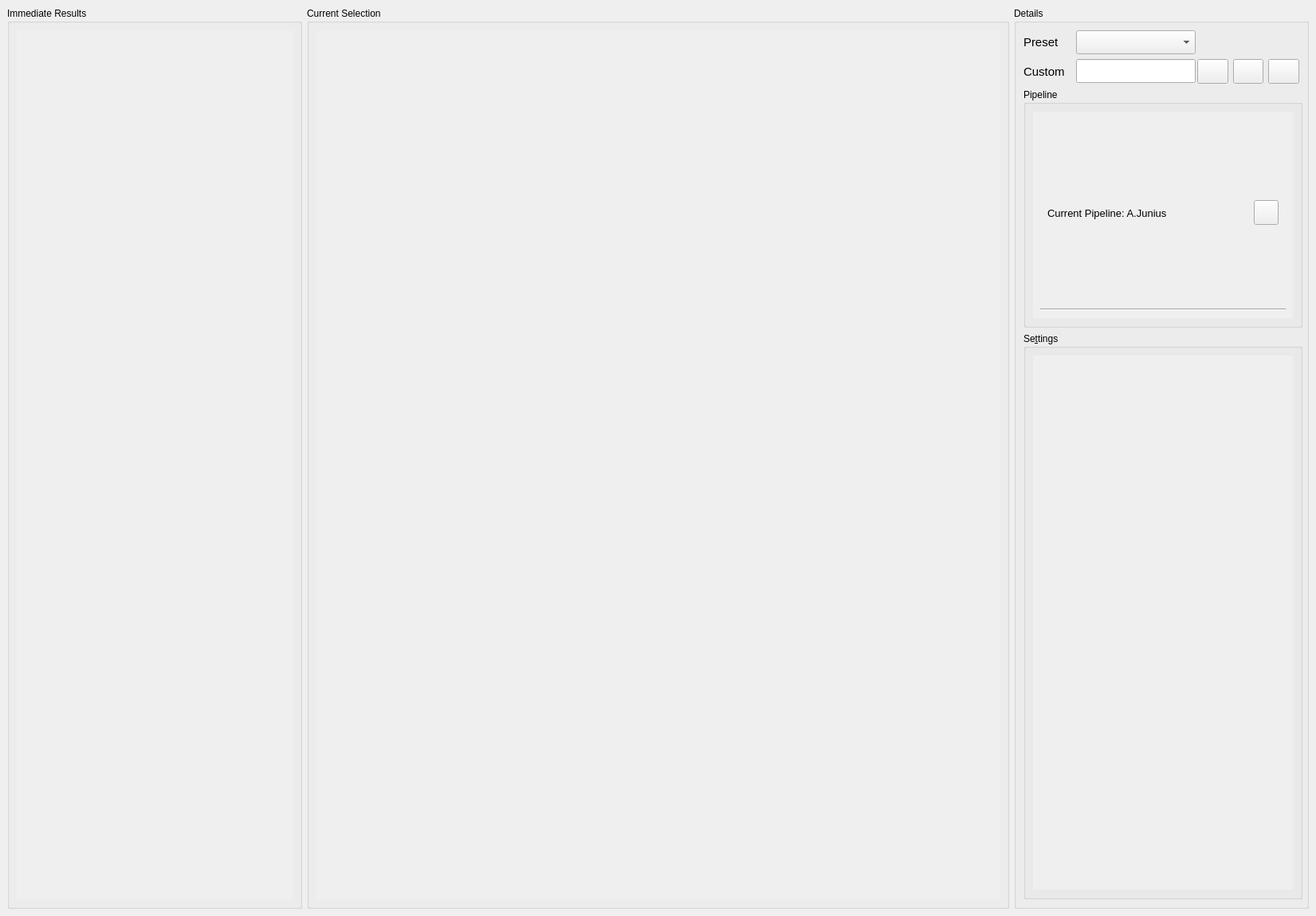
<?xml version="1.0" encoding="UTF-8"?>
<ui version="4.0">
 <class>MainWindow</class>
 <widget class="QMainWindow" name="MainWindow">
  <property name="geometry">
   <rect>
    <x>0</x>
    <y>0</y>
    <width>1651</width>
    <height>1149</height>
   </rect>
  </property>
  <property name="windowTitle">
   <string>MainWindow</string>
  </property>
  <widget class="QWidget" name="CentralView">
   <layout class="QVBoxLayout" name="verticalLayout_3">
    <item>
     <layout class="QHBoxLayout" name="main_window_layout">
      <item>
       <widget class="QGroupBox" name="left_panel">
        <property name="minimumSize">
         <size>
          <width>370</width>
          <height>500</height>
         </size>
        </property>
        <property name="maximumSize">
         <size>
          <width>300</width>
          <height>16777215</height>
         </size>
        </property>
        <property name="title">
         <string>Immediate Results</string>
        </property>
        <layout class="QVBoxLayout" name="verticalLayout_6">
         <item>
          <widget class="QScrollArea" name="left_scroll">
           <property name="frameShape">
            <enum>QFrame::NoFrame</enum>
           </property>
           <property name="widgetResizable">
            <bool>true</bool>
           </property>
           <widget class="QWidget" name="left_scroll_results">
            <property name="geometry">
             <rect>
              <x>0</x>
              <y>0</y>
              <width>354</width>
              <height>1093</height>
             </rect>
            </property>
            <layout class="QVBoxLayout" name="verticalLayout_10">
             <item>
              <layout class="QVBoxLayout" name="left_scroll_results_vbox_layout"/>
             </item>
            </layout>
           </widget>
          </widget>
         </item>
        </layout>
       </widget>
      </item>
      <item>
       <widget class="QGroupBox" name="mid_panel">
        <property name="minimumSize">
         <size>
          <width>300</width>
          <height>500</height>
         </size>
        </property>
        <property name="title">
         <string>Current Selection</string>
        </property>
        <layout class="QVBoxLayout" name="verticalLayout_7">
         <item>
          <widget class="QScrollArea" name="main_image_scroll">
           <property name="frameShape">
            <enum>QFrame::NoFrame</enum>
           </property>
           <property name="widgetResizable">
            <bool>true</bool>
           </property>
           <widget class="QWidget" name="main_scoll_vbox_layout">
            <property name="geometry">
             <rect>
              <x>0</x>
              <y>0</y>
              <width>869</width>
              <height>1093</height>
             </rect>
            </property>
            <layout class="QVBoxLayout" name="verticalLayout_8">
             <item>
              <widget class="QLabel" name="main_image_label">
               <property name="text">
                <string/>
               </property>
              </widget>
             </item>
            </layout>
           </widget>
          </widget>
         </item>
        </layout>
       </widget>
      </item>
      <item>
       <widget class="QGroupBox" name="right_panel">
        <property name="minimumSize">
         <size>
          <width>370</width>
          <height>500</height>
         </size>
        </property>
        <property name="maximumSize">
         <size>
          <width>300</width>
          <height>16777215</height>
         </size>
        </property>
        <property name="title">
         <string>Details</string>
        </property>
        <layout class="QGridLayout" name="gridLayout">
         <item row="0" column="0">
          <widget class="QLabel" name="fav_label">
           <property name="minimumSize">
            <size>
             <width>60</width>
             <height>0</height>
            </size>
           </property>
           <property name="maximumSize">
            <size>
             <width>80</width>
             <height>16777215</height>
            </size>
           </property>
           <property name="font">
            <font>
             <pointsize>11</pointsize>
            </font>
           </property>
           <property name="text">
            <string>Preset</string>
           </property>
          </widget>
         </item>
         <item row="0" column="1" colspan="2">
          <widget class="QComboBox" name="fav_pips_combo_box">
           <property name="minimumSize">
            <size>
             <width>150</width>
             <height>30</height>
            </size>
           </property>
           <property name="maximumSize">
            <size>
             <width>150</width>
             <height>16777215</height>
            </size>
           </property>
          </widget>
         </item>
         <item row="1" column="0">
          <widget class="QLabel" name="custom_label">
           <property name="minimumSize">
            <size>
             <width>60</width>
             <height>0</height>
            </size>
           </property>
           <property name="maximumSize">
            <size>
             <width>80</width>
             <height>16777215</height>
            </size>
           </property>
           <property name="font">
            <font>
             <pointsize>11</pointsize>
            </font>
           </property>
           <property name="text">
            <string>Custom</string>
           </property>
          </widget>
         </item>
         <item row="1" column="1" colspan="2">
          <widget class="QLineEdit" name="custom_line_edit">
           <property name="sizePolicy">
            <sizepolicy hsizetype="Preferred" vsizetype="Fixed">
             <horstretch>0</horstretch>
             <verstretch>0</verstretch>
            </sizepolicy>
           </property>
           <property name="minimumSize">
            <size>
             <width>150</width>
             <height>30</height>
            </size>
           </property>
           <property name="maximumSize">
            <size>
             <width>150</width>
             <height>16777215</height>
            </size>
           </property>
          </widget>
         </item>
         <item row="1" column="3">
          <widget class="QPushButton" name="new_btn">
           <property name="minimumSize">
            <size>
             <width>31</width>
             <height>31</height>
            </size>
           </property>
           <property name="text">
            <string/>
           </property>
          </widget>
         </item>
         <item row="1" column="4">
          <widget class="QPushButton" name="save_btn">
           <property name="minimumSize">
            <size>
             <width>31</width>
             <height>31</height>
            </size>
           </property>
           <property name="text">
            <string/>
           </property>
          </widget>
         </item>
         <item row="1" column="5">
          <widget class="QPushButton" name="delete_btn">
           <property name="minimumSize">
            <size>
             <width>31</width>
             <height>31</height>
            </size>
           </property>
           <property name="text">
            <string/>
           </property>
          </widget>
         </item>
         <item row="2" column="0" rowspan="2" colspan="6">
          <widget class="QGroupBox" name="pip_group">
           <property name="minimumSize">
            <size>
             <width>350</width>
             <height>300</height>
            </size>
           </property>
           <property name="maximumSize">
            <size>
             <width>16777215</width>
             <height>300</height>
            </size>
           </property>
           <property name="title">
            <string>Pipeline</string>
           </property>
           <layout class="QVBoxLayout" name="verticalLayout_2">
            <item>
             <widget class="QScrollArea" name="pip_scroll">
              <property name="frameShape">
               <enum>QFrame::NoFrame</enum>
              </property>
              <property name="widgetResizable">
               <bool>true</bool>
              </property>
              <widget class="QWidget" name="pip_scroll_vbox_layout">
               <property name="geometry">
                <rect>
                 <x>0</x>
                 <y>0</y>
                 <width>338</width>
                 <height>258</height>
                </rect>
               </property>
               <layout class="QVBoxLayout" name="verticalLayout_4">
                <item>
                 <layout class="QVBoxLayout" name="pip_widget_vbox_layout">
                  <property name="spacing">
                   <number>2</number>
                  </property>
                  <item>
                   <widget class="QWidget" name="widget" native="true">
                    <property name="font">
                     <font>
                      <underline>false</underline>
                     </font>
                    </property>
                    <layout class="QHBoxLayout" name="horizontalLayout">
                     <item>
                      <widget class="QLabel" name="current_pip_label">
                       <property name="font">
                        <font>
                         <pointsize>10</pointsize>
                        </font>
                       </property>
                       <property name="text">
                        <string>Current Pipeline: A.Junius</string>
                       </property>
                      </widget>
                     </item>
                     <item>
                      <widget class="QPushButton" name="add_btn">
                       <property name="minimumSize">
                        <size>
                         <width>31</width>
                         <height>31</height>
                        </size>
                       </property>
                       <property name="maximumSize">
                        <size>
                         <width>31</width>
                         <height>31</height>
                        </size>
                       </property>
                       <property name="text">
                        <string/>
                       </property>
                      </widget>
                     </item>
                    </layout>
                   </widget>
                  </item>
                  <item>
                   <widget class="Line" name="line">
                    <property name="orientation">
                     <enum>Qt::Horizontal</enum>
                    </property>
                   </widget>
                  </item>
                 </layout>
                </item>
               </layout>
              </widget>
             </widget>
            </item>
           </layout>
          </widget>
         </item>
         <item row="3" column="2">
          <spacer name="verticalSpacer">
           <property name="orientation">
            <enum>Qt::Vertical</enum>
           </property>
           <property name="sizeType">
            <enum>QSizePolicy::Fixed</enum>
           </property>
           <property name="sizeHint" stdset="0">
            <size>
             <width>0</width>
             <height>10</height>
            </size>
           </property>
          </spacer>
         </item>
         <item row="4" column="0" colspan="6">
          <widget class="QGroupBox" name="settings_group">
           <property name="enabled">
            <bool>true</bool>
           </property>
           <property name="sizePolicy">
            <sizepolicy hsizetype="Preferred" vsizetype="Expanding">
             <horstretch>0</horstretch>
             <verstretch>0</verstretch>
            </sizepolicy>
           </property>
           <property name="minimumSize">
            <size>
             <width>350</width>
             <height>400</height>
            </size>
           </property>
           <property name="acceptDrops">
            <bool>false</bool>
           </property>
           <property name="title">
            <string>Se&amp;ttings</string>
           </property>
           <property name="alignment">
            <set>Qt::AlignLeading|Qt::AlignLeft|Qt::AlignTop</set>
           </property>
           <property name="flat">
            <bool>false</bool>
           </property>
           <property name="checkable">
            <bool>false</bool>
           </property>
           <layout class="QVBoxLayout" name="verticalLayout">
            <item>
             <widget class="QScrollArea" name="setting_scroll">
              <property name="frameShape">
               <enum>QFrame::NoFrame</enum>
              </property>
              <property name="widgetResizable">
               <bool>true</bool>
              </property>
              <widget class="QWidget" name="settings_scroll_vbox_layout">
               <property name="geometry">
                <rect>
                 <x>0</x>
                 <y>0</y>
                 <width>338</width>
                 <height>667</height>
                </rect>
               </property>
               <layout class="QVBoxLayout" name="verticalLayout_5">
                <property name="topMargin">
                 <number>0</number>
                </property>
                <item>
                 <layout class="QVBoxLayout" name="setting_widget_vbox_layout"/>
                </item>
               </layout>
              </widget>
             </widget>
            </item>
           </layout>
          </widget>
         </item>
        </layout>
        <zorder>custom_line_edit</zorder>
        <zorder>custom_label</zorder>
        <zorder>fav_label</zorder>
        <zorder>fav_pips_combo_box</zorder>
        <zorder>settings_group</zorder>
        <zorder>pip_group</zorder>
        <zorder>verticalSpacer</zorder>
        <zorder>new_btn</zorder>
        <zorder>save_btn</zorder>
        <zorder>delete_btn</zorder>
       </widget>
      </item>
     </layout>
    </item>
   </layout>
  </widget>
  <action name="PipelineMenu">
   <property name="text">
    <string>Pipeline</string>
   </property>
   <property name="toolTip">
    <string>Menuentrys for saving and loading pipelines</string>
   </property>
  </action>
  <action name="actionImages">
   <property name="text">
    <string>Images</string>
   </property>
   <property name="toolTip">
    <string>Menu for saving and loading images</string>
   </property>
  </action>
  <action name="actionLoad">
   <property name="text">
    <string>Load</string>
   </property>
   <property name="toolTip">
    <string>Load a presaved pipeline in json format</string>
   </property>
  </action>
  <action name="actionSave">
   <property name="text">
    <string>Save</string>
   </property>
   <property name="toolTip">
    <string>Save the pipeline settings in a json format. You can load your specified Pipeline in later program calls to process the same settings on other images.</string>
   </property>
  </action>
  <action name="actionLoad_2">
   <property name="text">
    <string>Load</string>
   </property>
   <property name="toolTip">
    <string>Load a presaved Pipeline in json format.</string>
   </property>
  </action>
  <action name="actionSave_2">
   <property name="text">
    <string>Specify Output location</string>
   </property>
   <property name="toolTip">
    <string>Specify the default output location in yout file system. Your processed images and graphs will be stored there after processing.</string>
   </property>
  </action>
  <action name="actionLoad_3">
   <property name="text">
    <string>Load Image</string>
   </property>
   <property name="toolTip">
    <string>Load a single image file from the file system.</string>
   </property>
  </action>
  <action name="actionLoad_Image_Folder">
   <property name="text">
    <string>Load Image Folder</string>
   </property>
   <property name="toolTip">
    <string>Load a complete folder of images. To display immediate results, the program will use the first image of the folder as default.</string>
   </property>
  </action>
 </widget>
 <resources/>
 <connections/>
</ui>
